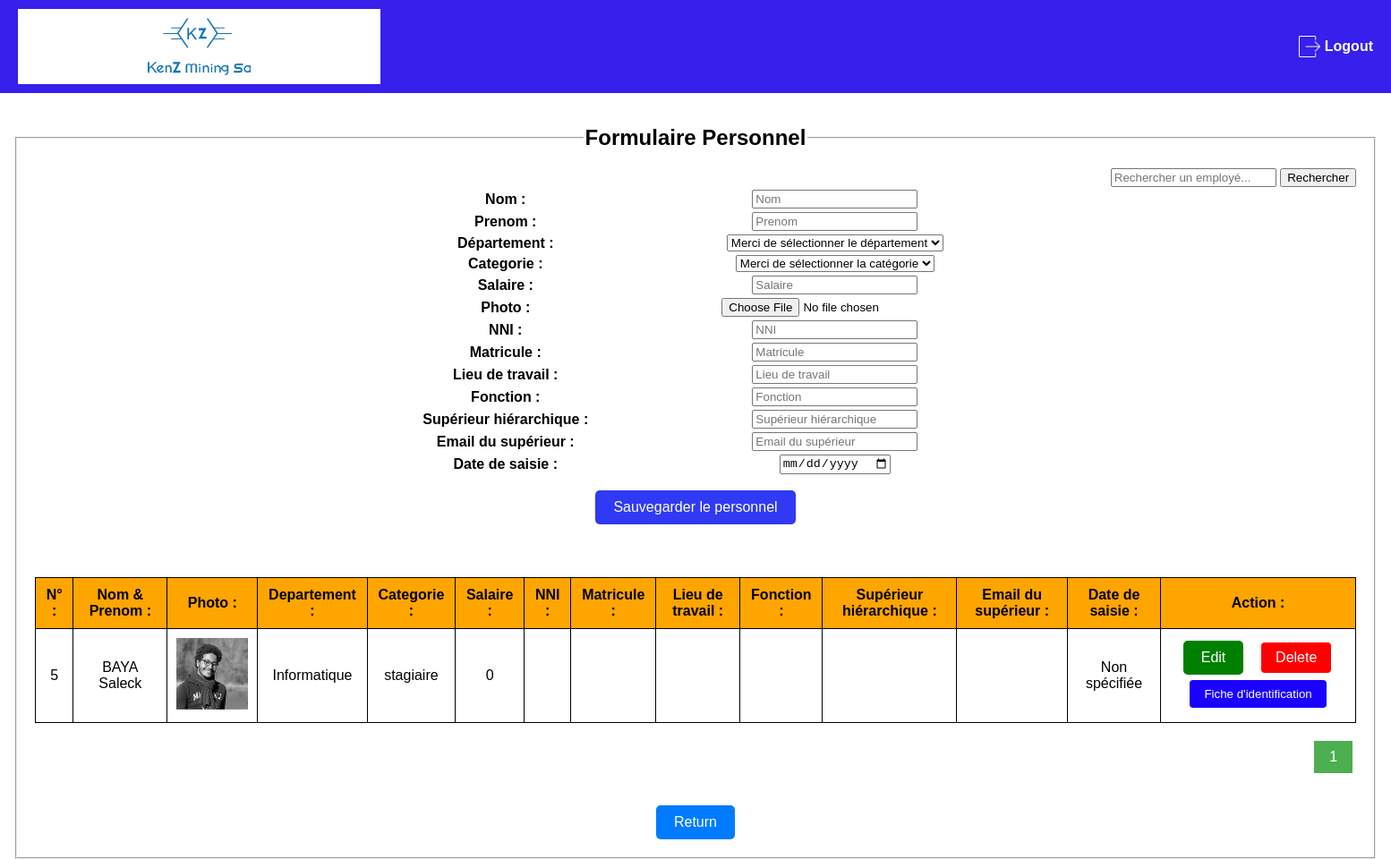
The page /Formulaires/Formulaire_personnel.php on the database as committed earlier.
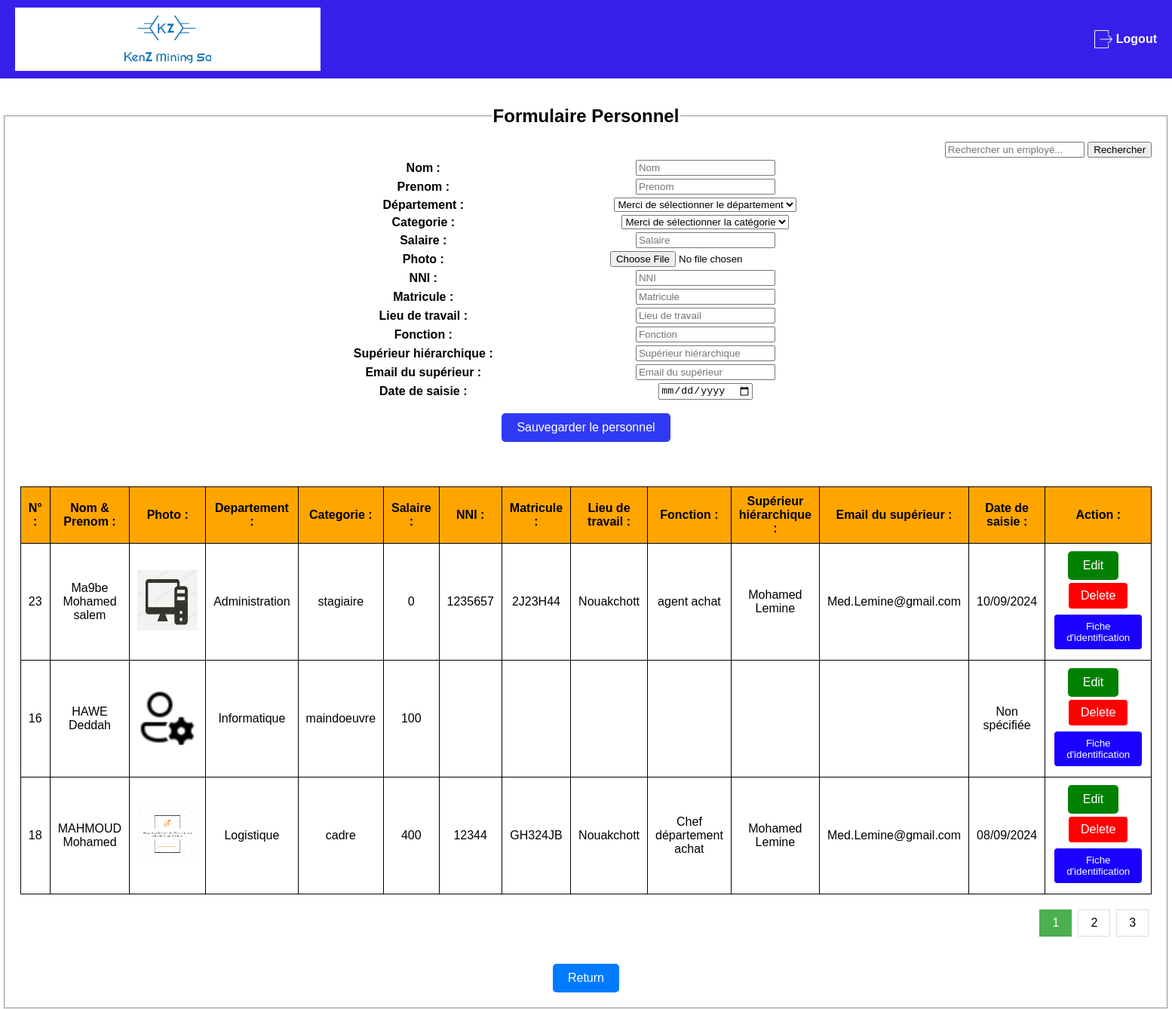
The same page on the database as committed later.
### tables this page shows
CREATE TABLE IF NOT EXISTS `personnel` (
  `id` int NOT NULL AUTO_INCREMENT,
  `nom` varchar(255) NOT NULL,
  `prenom` varchar(255) NOT NULL,
  `photo` varchar(255) DEFAULT NULL,
  `num_departement` int DEFAULT NULL,
  `categorie` varchar(255) DEFAULT NULL,
  `salaire` int DEFAULT NULL,
  `nni_emp` varchar(100) NOT NULL,
  `matricule_emp` varchar(100) NOT NULL,
  `lieu_travail` varchar(40) NOT NULL,
  `fonction` varchar(255) NOT NULL,
  `suphierarchie` varchar(255) NOT NULL,
  `emailsup` varchar(255) NOT NULL,
  `datesaisie` varchar(255) NOT NULL,
  `user_id` int DEFAULT NULL,
  PRIMARY KEY (`id`),
  KEY `num_departement` (`num_departement`)
);

CREATE TABLE IF NOT EXISTS `departement` (
  `num_departement` int NOT NULL AUTO_INCREMENT,
  `departement` varchar(255) NOT NULL,
  PRIMARY KEY (`num_departement`)
);

CREATE TABLE IF NOT EXISTS `categorie` (
  `code` int NOT NULL AUTO_INCREMENT,
  `Titre` varchar(255) NOT NULL,
  `Cle` varchar(255) NOT NULL,
  `salaire` int DEFAULT NULL,
  PRIMARY KEY (`code`)
);

### Formulaires/Formulaire_personnel.php (the view, shortened to what this page needs)
<?php
require_once("../serv_projet1.php");
$search = "";
$limit = 3;
if (isset($_GET["page"])) {
    $page  = $_GET["page"];
} else {
    $page = 1;
};
$start_from = ($page - 1) * $limit;
$query = "SELECT p.*, d.departement, c.Titre AS categorie_titre
          FROM personnel p
          LEFT JOIN departement d ON p.num_departement = d.num_departement
          LEFT JOIN categorie c ON p.categorie = c.Titre
          WHERE p.nom LIKE '%$search%' OR p.prenom LIKE '%$search%' OR d.departement LIKE '%$search%'
          LIMIT $start_from, $limit";
$lp = mysqli_query($conn, $query);
$total_query = "SELECT COUNT(*) FROM personnel
                WHERE nom LIKE '%$search%' OR prenom LIKE '%$search%' OR num_departement IN
                (SELECT num_departement FROM departement WHERE departement LIKE '%$search%')";
$total_result = mysqli_query($conn, $total_query);
$total_records = mysqli_fetch_array($total_result)[0];
$total_pages = ceil($total_records / $limit);
?>
<!DOCTYPE html>
<html lang="fr">
<head>
    <link rel="stylesheet" href="../css/styles_formulaire-personnel.css">
    <header>
        <nav>
            <div class="logo-container">
                <img src="../img/LOGO.png" alt="Logo de Kenz Mining SA" class="logo-image">
            </div>
            <a href="../logout.php" class="logout-link">
                <div class="logout">
                    <img src="../img/icon_logout.png" alt="icon_logout" class="logout">
                    <p>Logout</p>
                </div>
            </a>
        </nav>
    </header>
</head>
<body><br><br>
    <fieldset>
        <legend> <b>Formulaire Personnel</b></legend>
        <div style="text-align: right;">
            <form method="post" action="">
                <input type="text" id="search" name="search" placeholder="Rechercher un employé..." value="<?php echo htmlspecialchars($search); ?>">
                <input type="submit" value="Rechercher">
            </form>
        </div>
        <form method="post" action="" enctype="multipart/form-data">
            <table width= "50%" align = "center">
                <tr>
                    <td><label> <b>Nom : </b></label></td>
                    <td><input type = "text" name= "nom" placeholder="Nom" required></td>
                </tr>
                <tr>
                    <td><label> <b>Prenom :</b> </label></td>
                    <td><input type = "text" name= "prenom" placeholder="Prenom" required></td>
                </tr>
                <tr>
                    <td><label> <b>Département :</b> </label></td>
                    <td><select name= "departement" required>
                        <option value = ""> Merci de sélectionner le département</option>
                    </select></td>
                </tr>
                <tr>
                    <td><label> <b>Categorie : </b></label></td>
                    <td>
                        <select name="categorie" required>
                            <option value="">Merci de sélectionner la catégorie</option>
                        </select>
                    </td>
                </tr>
                <tr>
                    <td><label> <b>Salaire : </b></label></td>
                    <td><input type="number" name="salaire" placeholder="Salaire" required></td>
                </tr>
                <tr>
                    <td><label> <b>Photo : </b></label></td>
                    <td><input type = "file" name= "photo" value = ""> </td>
                </tr>
                <tr>
                    <td><label> <b>NNI : </b></label></td>
                    <td><input type="text" name="nni_emp" placeholder="NNI" required></td>
                </tr>
                <tr>
                    <td><label> <b>Matricule : </b></label></td>
                    <td><input type="text" name="matricule_emp" placeholder="Matricule" required></td>
                </tr>
                <tr>
                    <td><label> <b>Lieu de travail :</b> </label></td>
                    <td><input type="text" name="lieu_travail" placeholder="Lieu de travail" required></td>
                </tr>
                <tr>
                    <td><label> <b>Fonction :</b> </label></td>
                    <td><input type="text" name="fonction" placeholder="Fonction" required></td>
                </tr>
                <tr>
                    <td><label><b> Supérieur hiérarchique : </b></label></td>
                    <td><input type="text" name="suphierarchie" placeholder="Supérieur hiérarchique" required></td>
                </tr>
                <tr>
                    <td><label> <b>Email du supérieur : </b></label></td>
                    <td><input type="email" name="emailsup" placeholder="Email du supérieur" required></td>
                </tr>
                <tr>
                    <td><label> <b>Date de saisie :</b> </label></td>
                    <td><input type="date" name="datesaisie" required></td>
                </tr>
                <tr>
                    <td colspan="2" style="text-align: center; padding-top: 15px;">
                        <input type = "submit" name= "eng" value = "Sauvegarder le personnel" class="btn-save">
                    </td>
                </tr>
            </table>
            <br><br>
            <table class="personnel-table" width= "100%" align = "center" border = "1">
                <tr style= "background-color : Orange;">
                    <th>N° :</th>
                    <th>Nom & Prenom :</th>
                    <th>Photo :</th>
                    <th>Departement :</th>
                    <th>Categorie :</th>
                    <th>Salaire :</th>
                    <th>NNI :</th>
                    <th>Matricule :</th>
                    <th>Lieu de travail :</th>
                    <th>Fonction :</th>
                    <th>Supérieur hiérarchique :</th>
                    <th>Email du supérieur :</th>
                    <th>Date de saisie :</th>
                    <th>Action :</th>
                </tr>
                <?php while($l = mysqli_fetch_array($lp)){?>
                <tr id="row_<?php echo $l['id']; ?>">
                    <td> <?php echo $l['id']?> </td>
                    <td> <?php echo $l['nom'].' '.$l['prenom']?></td>
                    <td> <img src="../img/<?php echo $l['photo']?>" width="80" height = "80"></td>
                    <td> <?php echo $l['departement']?> </td>
                    <td> <?php echo $l['categorie_titre']?> </td>
                    <td> <?php echo $l['salaire']?> </td>
                    <td> <?php echo $l['nni_emp']?> </td>
                    <td> <?php echo $l['matricule_emp']?> </td>
                    <td> <?php echo $l['lieu_travail']?> </td>
                    <td> <?php echo $l['fonction']?> </td>
                    <td> <?php echo $l['suphierarchie']?> </td>
                    <td> <?php echo $l['emailsup']?> </td>
                    <td><?php
                        if (!empty($l['datesaisie'])) {
                            $dateSaisie = new DateTime($l['datesaisie']);
                            echo $dateSaisie->format('d/m/Y');
                        } else {
                            echo "Non spécifiée";
                        }
                    ?> </td>
                    <td>
                        <button type="button" class="editButton"
                            data-id="<?php echo $l['id']; ?>"
                            data-nom="<?php echo $l['nom']; ?>"
                            data-prenom="<?php echo $l['prenom']; ?>"
                            data-photo="<?php echo $l['photo']; ?>"
                            data-departement="<?php echo $l['departement']; ?>"
                            data-categorie="<?php echo $l['categorie_titre']; ?>"
                            data-salaire="<?php echo $l['salaire']; ?>"
                            data-nni="<?php echo $l['nni_emp']; ?>"
                            data-matricule="<?php echo $l['matricule_emp']; ?>"
                            data-lieu="<?php echo $l['lieu_travail']; ?>"
                            data-fonction="<?php echo $l['fonction']; ?>"
                            data-suphierarchie="<?php echo $l['suphierarchie']; ?>"
                            data-emailsup="<?php echo $l['emailsup']; ?>"
                            data-datesaisie="<?php echo $l['datesaisie']; ?>" style="background-color: green; color: white;">Edit</button>
                        <a href="javascript:void(0)" class="btn btn-delete" onclick="confirmDelete(<?php echo $l['id']; ?>)">Delete</a>
                        <button type="button" class="btn btn-info" onclick="showModal(<?php echo $l['id']?>)">Fiche d'identification</button>
                    </td>
                </tr>
                <?php }?>
            </table>
             <div class="pagination">
                <?php
                for ($i = 1; $i <= $total_pages; $i++) {
                    echo "<a href='formulaire_personnel.php?page=".$i."'";
                    if ($i == $page) echo " class='active'";
                    echo ">".$i."</a> ";
                }
                ?>
            </div>
        </form>
        <br><br>
        <a href="Formulaires_RH.php" class="btn-blue">Return</a>
    </fieldset>
</body>
</html>

### css/styles_formulaire-personnel.css (style rules this page uses)
body { font-family: Arial, sans-serif; background-color: #ffffff; margin: 0; padding: 0; overflow-x: hidden; }
header { background-color: #371fec; color: white; padding: 10px 20px; text-align: center; }
.logo-container { background-color: white; padding: 10px; display: flex; justify-content: center; align-items: center; }
.logo-image { max-width: 30%; height: auto; }
.logout-link { text-decoration: none; color: inherit; }
.logout img { width: 24px; height: 24px; margin-left: 5px; filter: brightness(0) invert(1); }
.logout { display: flex; align-items: center; gap: 5px; font-size: 16px; font-weight: bold; cursor: pointer; }
nav { display: flex; justify-content: space-between; align-items: center; }
fieldset { width: 95%; margin: 0 auto; padding: 20px; text-align: center; }
legend { font-size: 24px; font-weight: bold; }
.btn-save { background-color: rgb(48, 58, 244); color: white; border: none; padding: 10px 20px; cursor: pointer; font-size: 16px; border-radius: 5px; }
.personnel-table { width: 100%; border-collapse: collapse; margin: 20px 0; }
.personnel-table, .personnel-table th, .personnel-table td { border: 1px solid black; }
.personnel-table th, .personnel-table td { padding: 10px; text-align: center; vertical-align: middle; }
.personnel-table th { background-color: orange; }
.btn { padding: 8px 16px; border: none; cursor: pointer; text-decoration: none; display: inline-block; margin: 4px 2px; border-radius: 4px; }
.btn-delete { background-color: Red; color: white; }
.btn-blue { display: inline-block; padding: 10px 20px; font-size: 16px; color: #fff; background-color: #007bff; border: none; border-radius: 5px; text-decoration: none; cursor: pointer; transition: background-color 0.3s ease; }
.btn-info { background-color: rgb(25, 0, 255); color: white; }
.pagination { display: inline-block; margin-top: 20px; display: flex; justify-content: flex-end; text-align: right; }
.pagination a { color: black; float: left; padding: 8px 16px; text-decoration: none; transition: background-color .3s; border: 1px solid #ddd; margin: 0 4px; }
.pagination a.active { background-color: #4CAF50; color: white; border: 1px solid #4CAF50; }
.editButton { background-color: #28a745; color: white; border: none; padding: 10px 20px; font-size: 16px; border-radius: 5px; cursor: pointer; }

Rows that differ between the two databases and show on the page:
removed personnel: id "5", nom "BAYA", prenom "Saleck", photo (picture), departement.departement "Informatique", categorie.Titre "stagiaire", salaire "0", shows "Non spécifiée"
added personnel: id "23", nom "Ma9be", prenom "Mohamed salem", photo (picture), departement.departement "Administration", categorie.Titre "stagiaire", salaire "0", nni_emp "1235657", matricule_emp "2J23H44", lieu_travail "Nouakchott", fonction "agent achat", suphierarchie "Mohamed Lemine", emailsup "Med.Lemine@gmail.com", datesaisie "10/09/2024"
added personnel: id "16", nom "HAWE", prenom "Deddah", photo (picture), departement.departement "Informatique", categorie.Titre "maindoeuvre", salaire "100", datesaisie "Non spécifiée"
added personnel: id "18", nom "MAHMOUD", prenom "Mohamed", photo (picture), departement.departement "Logistique", categorie.Titre "cadre", salaire "400", nni_emp "12344", matricule_emp "GH324JB", lieu_travail "Nouakchott", fonction "Chef département achat", suphierarchie "Mohamed Lemine", emailsup "Med.Lemine@gmail.com", datesaisie "08/09/2024"
Other text that changed with them:
new list line: "2"
new list line: "3"
